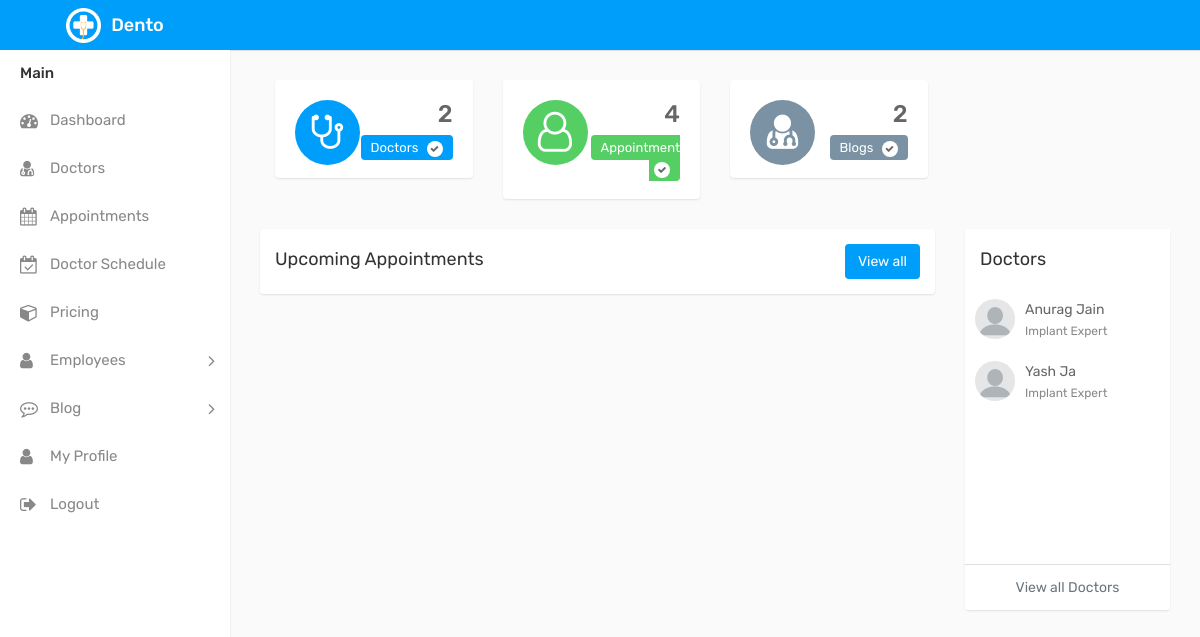
/staff/dashboard/ (signed in), run on the app's committed database.
### staff/models.py (models this page shows, shortened)
class Profile(AbstractUser):
    username = None
    empid = models.CharField(max_length=50,unique=True,editable=False)
    first_name = models.CharField(max_length=100)
    last_name = models.CharField(max_length=100)
    status = models.CharField(max_length=50,choices=choices['status'],default='inactive')
    email = models.EmailField()
    phone = models.CharField(max_length=20)
    gender  = models.CharField(max_length=20,choices=choices['gender'])
    address = models.CharField(max_length=200)
    image = models.ImageField(upload_to = "profile", default = "profile/default.png")
    created_at = models.DateTimeField(auto_now_add=True)
    updated_at = models.DateTimeField(auto_now=True)
    role = models.CharField(max_length=50,choices=choices['role'],default='employee')
    USERNAME_FIELD = 'empid'
    EMAIL_FIELD = 'email'
    REQUIRED_FIELDS = ['email']
    objects = Profilemanager()

class DoctorModel(Profile):
    designation = models.CharField(max_length=100)
    experience = models.IntegerField()
    slug = models.SlugField(max_length=250, unique=True)
    fb_link = models.URLField(blank=True)
    tw_link = models.URLField(blank=True)
    class Meta:
        db_table = "Doctor"
        ordering = ('created_at',)

class Profile(AbstractUser):
    username = None
    empid = models.CharField(max_length=50,unique=True,editable=False)
    first_name = models.CharField(max_length=100)
    last_name = models.CharField(max_length=100)
    status = models.CharField(max_length=50,choices=choices['status'],default='inactive')
    email = models.EmailField()
    phone = models.CharField(max_length=20)
    gender  = models.CharField(max_length=20,choices=choices['gender'])
    address = models.CharField(max_length=200)
    image = models.ImageField(upload_to = "profile", default = "profile/default.png")
    created_at = models.DateTimeField(auto_now_add=True)
    updated_at = models.DateTimeField(auto_now=True)
    role = models.CharField(max_length=50,choices=choices['role'],default='employee')
    USERNAME_FIELD = 'empid'
    EMAIL_FIELD = 'email'
    REQUIRED_FIELDS = ['email']
    objects = Profilemanager()

### staff/views.py (the view)
# urls.py: path('dashboard/',views.dashboard,name='dashboard'),
@login_required(login_url='/staff/login/')
def dashboard(request):
    appointments  = BookAppointment.objects.filter(date__gte =datetime.now()).order_by('-created')
    doctors = DoctorModel.objects.all()
    doct_count = doctors.count()
    blog_count = Blog.published.all().count()
    app_count = BookAppointment.objects.count()
    return render(request, 'dashboard.html',{'appointments':appointments,'doctors':doctors,'doct_count':doct_count,'blog_count':blog_count,'app_count':app_count})

### website/models.py (called while the page is built)
    def get_queryset(self):
        return super(PublishedManager,self).get_queryset().filter(status='published')

### staff/templates/dashboard.html (shortened to what this page needs)
{% extends "basic.html" %} {% block content %}
<div class="page-wrapper">
    <div class="content">
        <div class="row mx-auto">
            <div class="col-md-6 col-sm-6 col-lg-6 col-xl-3">
                <div class="dash-widget">
                    <span class="dash-widget-bg1"><i class="fa fa-stethoscope" aria-hidden="true"></i></span>
                    <div class="dash-widget-info text-right">
                        <h3>{{doct_count}}</h3>
                        <span class="widget-title1">Doctors <i class="fa fa-check" aria-hidden="true"></i></span>
                    </div>
                </div>
            </div>
            <div class="col-md-6 col-sm-6 col-lg-6 col-xl-3">
                <div class="dash-widget">
                    <span class="dash-widget-bg2"><i class="fa fa-user-o"></i></span>
                    <div class="dash-widget-info text-right">
                        <h3>{{app_count}}</h3>
                        <span class="widget-title2">Appointment <i class="fa fa-check" aria-hidden="true"></i></span>
                    </div>
                </div>
            </div>
            <div class="col-md-6 col-sm-6 col-lg-6 col-xl-3">
                <div class="dash-widget">
                    <span class="dash-widget-bg3"><i class="fa fa-user-md" aria-hidden="true"></i></span>
                    <div class="dash-widget-info text-right">
                        <h3>{{blog_count}}</h3>
                        <span class="widget-title3">Blogs <i class="fa fa-check" aria-hidden="true"></i></span>
                    </div>
                </div>
            </div>
        </div>
        <div class="row">
            <div class="col-9">
                <div class="card">
                    <div class="card-header">
                        <h4 class="card-title d-inline-block">Upcoming Appointments</h4> <a href="/staff/viewAppointment/" class="btn btn-primary float-right">View all</a>
                    </div>
                </div>
            </div>
            <div class="col-3 ">
                <div class="card member-panel">
                    <div class="card-header bg-white">
                        <h4 class="card-title mb-0">Doctors</h4>
                    </div>
                    <div class="card-body">
                        {% for doctor in doctors %}
                        <ul class="contact-list">
                            <li>
                                <div class="contact-cont">
                                    <div class="float-left user-img m-r-10">
                                        <a title="John Doe"><img src="/media/{{doctor.image}}" alt="" class="w-40 rounded-circle"></a>
                                    </div>
                                    <div class="contact-info">
                                        <span class="contact-name text-ellipsis">{{ doctor.first_name }} {{doctor.last_name}}</span>
                                        <span class="contact-date">{{doctor.designation}}</span>
                                    </div>
                                </div>
                            </li>
                        </ul>
                        {% endfor %}
                    </div>
                    <div class="card-footer text-center bg-white">
                        <a href="/staff/doctors/" class="text-muted">View all Doctors</a>
                    </div>
                </div>
            </div>
        </div>
    </div>
</div>
{% endblock %}

### data on the page
DoctorModel: image (placeholder picture), first_name "Anurag", last_name "Jain", designation "Implant Expert"
DoctorModel: image (placeholder picture), first_name "Yash", last_name "Ja", designation "Implant Expert"

### other printed values
{{ doct_count }} "2"
{{ app_count }} "4"
{{ blog_count }} "2"
